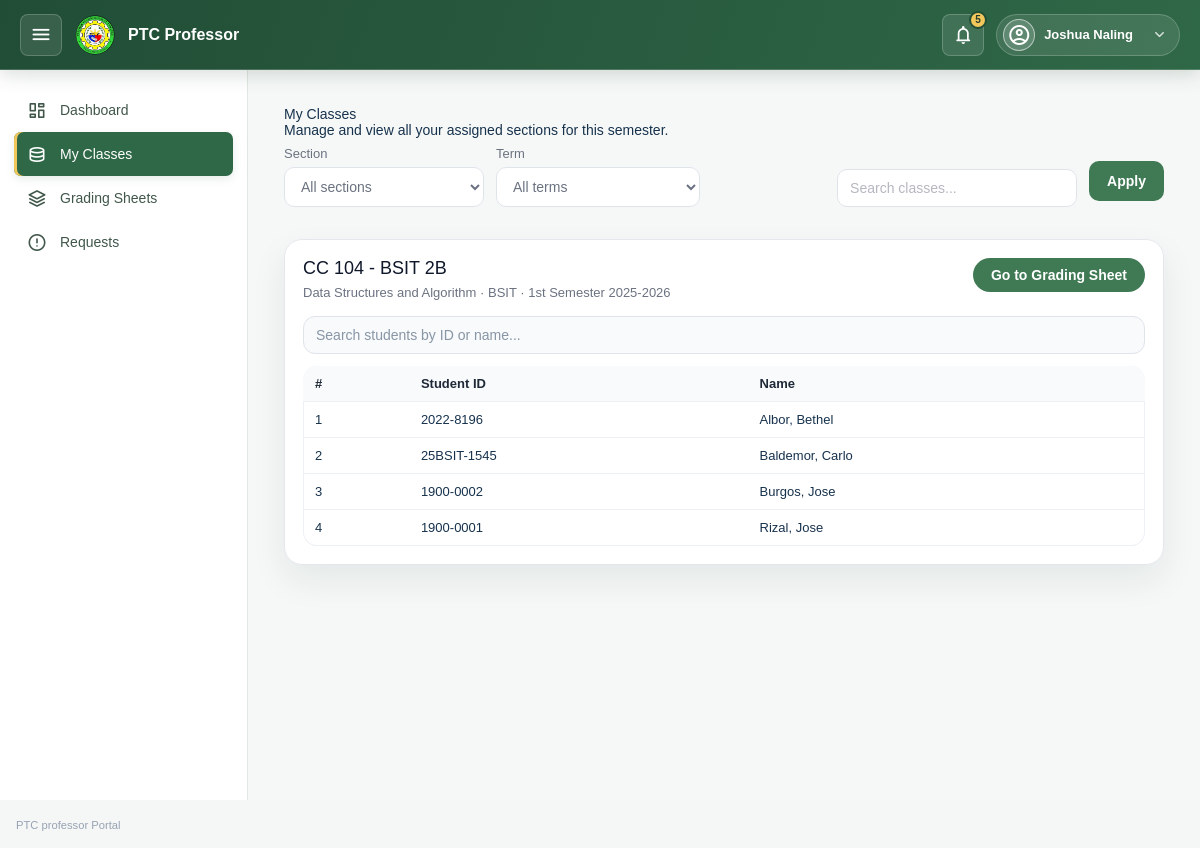
Screenshot of /professor/pages/my_sections.php (signed in) with the database file from the repository.
### tables this page shows
CREATE TABLE `section_subjects` (
  `id` int(11) NOT NULL,
  `section_id` int(11) NOT NULL,
  `subject_id` int(11) NOT NULL,
  `professor_id` int(11) DEFAULT NULL,
  `term_id` int(11) DEFAULT NULL,
  `created_at` datetime DEFAULT current_timestamp()
);

CREATE TABLE `subjects` (
  `id` int(11) NOT NULL,
  `subject_code` varchar(50) NOT NULL,
  `subject_title` varchar(200) NOT NULL,
  `units` decimal(3,1) DEFAULT 0.0,
  `description` text DEFAULT NULL,
  `course_id` int(11) DEFAULT NULL,
  `year_level` int(11) DEFAULT NULL,
  `term_id` int(11) DEFAULT NULL,
  `is_active` tinyint(1) DEFAULT 1,
  `created_at` datetime DEFAULT current_timestamp(),
  `updated_at` datetime DEFAULT current_timestamp() ON UPDATE current_timestamp()
);

CREATE TABLE `sections` (
  `id` int(11) NOT NULL,
  `section_name` varchar(100) NOT NULL,
  `is_active` tinyint(1) DEFAULT 1,
  `created_at` datetime DEFAULT current_timestamp(),
  `updated_at` datetime DEFAULT current_timestamp() ON UPDATE current_timestamp(),
  `year_level` enum('1','2','3','4') NOT NULL,
  `course_id` int(11) DEFAULT NULL,
  `term_id` int(11) DEFAULT NULL
);

CREATE TABLE `courses` (
  `id` int(11) NOT NULL,
  `code` varchar(50) DEFAULT NULL,
  `title` varchar(190) NOT NULL,
  `description` text DEFAULT NULL,
  `is_active` tinyint(1) DEFAULT 1
);

CREATE TABLE `terms` (
  `id` int(11) NOT NULL,
  `semester` enum('1','2') NOT NULL DEFAULT '1',
  `term_name` varchar(100) NOT NULL,
  `school_year` varchar(20) DEFAULT NULL,
  `start_date` date DEFAULT NULL,
  `end_date` date DEFAULT NULL,
  `is_active` tinyint(1) DEFAULT 1,
  `created_at` datetime DEFAULT current_timestamp(),
  `updated_at` datetime DEFAULT current_timestamp() ON UPDATE current_timestamp()
);

CREATE TABLE `section_students` (
  `id` int(11) NOT NULL,
  `section_id` int(11) NOT NULL,
  `student_id` int(11) NOT NULL,
  `created_at` datetime DEFAULT current_timestamp()
);

CREATE TABLE `students` (
  `id` int(11) NOT NULL,
  `user_id` int(11) DEFAULT NULL,
  `student_id` varchar(50) DEFAULT NULL,
  `ptc_email` varchar(150) DEFAULT NULL,
  `first_name` varchar(100) NOT NULL,
  `middle_name` varchar(100) DEFAULT NULL,
  `last_name` varchar(100) NOT NULL,
  `year_level` enum('1','2','3','4') NOT NULL,
  `section` varchar(50) DEFAULT NULL,
  `status` enum('Regular','Irregular','Inactive') NOT NULL DEFAULT 'Regular'
);

### professor/pages/my_sections.php (the view, shortened to what this page needs)
<?php
require_once '../includes/init.php';
$professor = requireProfessorRecord($pdo);
$professorId = (int)$professor['id'];
$search = trim($_GET['search'] ?? '');
$sql = "SELECT ss.id AS section_subject_id,
               ss.section_id,
               ss.term_id,
               sec.section_name,
               sec.year_level,
               c.code AS course_code,
               c.title AS course_title,
               sub.subject_code,
               sub.subject_title,
               t.term_name,
               gs.id AS grading_sheet_id
          FROM section_subjects ss
          JOIN sections sec ON sec.id = ss.section_id
     LEFT JOIN courses c ON c.id = sec.course_id
          JOIN subjects sub ON sub.id = ss.subject_id
     LEFT JOIN terms t ON t.id = ss.term_id
     LEFT JOIN grading_sheets gs ON gs.section_subject_id = ss.id
         WHERE ss.professor_id = :professor_id";
$params = [
    ':professor_id' => $professorId,
];
$sql .= ' ORDER BY sec.section_name, sub.subject_code';
$stmt = $pdo->prepare($sql);
$stmt->execute($params);
$assignments = $stmt->fetchAll(PDO::FETCH_ASSOC);
$studentsBySection = [];
if ($assignments) {
    $sectionIds = array_values(array_unique(array_map(static function ($row) {
        return (int)$row['section_id'];
    }, $assignments)));
    if ($sectionIds) {
        $placeholders = implode(',', array_fill(0, count($sectionIds), '?'));
        $studentsSql = "SELECT ss.section_id,
                               st.student_id AS student_number,
                               st.first_name,
                               st.last_name
                          FROM section_students ss
                          JOIN students st ON st.id = ss.student_id
                         WHERE ss.section_id IN ($placeholders)
                      ORDER BY st.last_name, st.first_name";
        $studentsStmt = $pdo->prepare($studentsSql);
        $studentsStmt->execute($sectionIds);
        while ($row = $studentsStmt->fetch(PDO::FETCH_ASSOC)) {
            $sectionId = (int)$row['section_id'];
            $studentsBySection[$sectionId][] = $row;
        }
    }
}
?>
<!DOCTYPE html>
<html lang="en">
<head>
    <link rel="stylesheet" href="../assets/css/professor.css?v=20260916.1">
</head>
<body>
<?php include '../includes/header.php'; ?>
<div class="layout">
    <?php include '../includes/sidebar.php'; ?>
    <main class="content">
    <div class="page-header">
      <h1>My Classes</h1>
      <p>Manage and view all your assigned sections for this semester.</p>
    </div>
        <form method="get" class="classes-filters">
            <div class="filter-group">
                <label class="filter-field">
                    <span>Section</span>
                    <select name="section_id">
                        <option value="0">All sections</option>
                    </select>
                </label>
                <label class="filter-field">
                    <span>Term</span>
                    <select name="term_id">
                        <option value="0">All terms</option>
                    </select>
                </label>
            </div>
            <div class="filter-group filter-group--actions">
                <label class="filter-field">
                    <input type="text" name="search" value="<?= htmlspecialchars($search); ?>" placeholder="Search classes...">
                </label>
                <button type="submit">Apply</button>
            </div>
        </form>
        <?php if (empty($assignments)): ?>
            <div class="empty-state-card">
                <p>No sections found for the selected filters.</p>
            </div>
        <?php else: ?>
            <div class="classes-grid">
                <?php foreach ($assignments as $assignment): ?>
                    <?php
                        $sectionId = (int)$assignment['section_id'];
                        $sectionSubjectId = (int)$assignment['section_subject_id'];
                        $students = $studentsBySection[$sectionId] ?? [];
                        $sheetId = isset($assignment['grading_sheet_id']) ? (int)$assignment['grading_sheet_id'] : 0;
                        $courseDisplay = $assignment['course_code'] ?: ($assignment['course_title'] ?? '');
                        $termDisplay = $assignment['term_name'] ?? 'Term not set';
                        $subjectCode = trim((string)($assignment['subject_code'] ?? ''));
                        $sectionLabel = trim((string)($assignment['section_name'] ?? ''));
                        $subjectTitle = trim((string)($assignment['subject_title'] ?? ''));
                        $metaParts = [];
                        if ($subjectTitle !== '') {
                            $metaParts[] = $subjectTitle;
                        }
                        if ($courseDisplay) {
                            $metaParts[] = $courseDisplay;
                        }
                        if ($termDisplay) {
                            $metaParts[] = $termDisplay;
                        }
                        if ($subjectCode && $sectionLabel) {
                            $cardTitle = $subjectCode . ' - ' . $sectionLabel;
                        } else {
                            $cardTitle = $subjectCode ?: $sectionLabel ?: 'Assigned Class';
                        }
                    ?>
                    <section class="class-card" data-section-id="<?= $sectionId; ?>" data-term-id="<?= (int)$assignment['term_id']; ?>">
                        <div class="class-card__header">
                            <div>
                                <p class="class-card__title"><?= htmlspecialchars($cardTitle); ?></p>
                                <?php if ($metaParts): ?>
                                    <p class="class-card__meta">
                                        <?php foreach ($metaParts as $metaIndex => $metaValue): ?>
                                            <?php if ($metaIndex > 0): ?>&middot; <?php endif; ?>
                                            <?= htmlspecialchars($metaValue); ?>
                                        <?php endforeach; ?>
                                    </p>
                                <?php endif; ?>
                            </div>
                            <?php if ($sheetId): ?>
                                <a class="btn btn-go-sheet" href="./grading_sheet.php?sheet_id=<?= $sheetId; ?>">Go to Grading Sheet</a>
                            <?php else: ?>
                                <span class="badge badge-muted">No grading sheet</span>
                            <?php endif; ?>
                        </div>
                        <div class="class-card__search">
                            <?php $searchId = 'student-search-' . $sectionSubjectId; ?>
                            <input
                                type="text"
                                id="<?= $searchId; ?>"
                                placeholder="Search students by ID or name..."
                                data-student-search-input="<?= $sectionSubjectId; ?>"
                            >
                        </div>
                        <div class="class-card__table">
                            <table data-students-table="<?= $sectionSubjectId; ?>">
                                <thead>
                                <tr>
                                    <th>#</th>
                                    <th>Student ID</th>
                                    <th>Name</th>
                                </tr>
                                </thead>
                                <tbody>
                                <?php if ($students): ?>
                                    <?php foreach ($students as $index => $student): ?>
                                        <?php
                                            $studentName = trim($student['last_name'] . ', ' . $student['first_name']);
                                        ?>
                                        <tr>
                                            <td><?= $index + 1; ?></td>
                                            <td><?= htmlspecialchars($student['student_number']); ?></td>
                                            <td><?= htmlspecialchars($studentName); ?></td>
                                        </tr>
                                    <?php endforeach; ?>
                                <?php else: ?>
                                    <tr class="empty-row">
                                        <td colspan="3">No enrolled students yet.</td>
                                    </tr>
                                <?php endif; ?>
                                </tbody>
                            </table>
                        </div>
                    </section>
                <?php endforeach; ?>
            </div>
        <?php endif; ?>
    </main>
</div>
</body>
<?php include '../includes/footer.php'; ?>
</html>

### professor/assets/css/professor.css (style rules this page uses)
:root { --bg:#0b200d; --panel:#123321; --ink:#e7eaf6; --muted:#98a2b3; --accent:#6ea8fe; --schoolcolor: #618A61; --background: #F9F9F9; --primarycolor: #2C3E50; }
* { box-sizing:border-box }
body { margin: 0; font-family: 'Arimo', sans-serif; font-size: 14px; font-style: normal; line-height: normal; background-color: var(--background); background-image: linear-gradient(rgba(249,249,249,0.90), rgba(249,249,249,0.90)), url('../../../admin/assets/images/ptcfront.png'); background-repeat: no-repeat; background-size: auto, cover; background-position: center center; background-attachment: scroll, fixed; color: var(--primarycolor); padding-top: 70px; }
.layout { display:grid; grid-template-columns:240px 1fr; min-height:calc(100vh - 54px) }
.content { padding:24px }
label { display:block; margin:8px 0 }
input,button { padding:10px 12px; border-radius:8px; border:1px solid #334 }
button { background:var(--schoolcolor); border-color:transparent; color:#0b1020; font-weight:600; cursor:pointer }
.class-card { background: #fff; padding: 18px; border-radius: 18px; border: 1px solid #e4e7ec; box-shadow: 0 15px 35px rgba(15, 25, 55, 0.08); position: relative; }
.classes-filters { display: flex; flex-wrap: wrap; gap: 16px; align-items: flex-end; margin-bottom: 24px; }
.filter-group { display: flex; flex-wrap: wrap; gap: 12px; }
.filter-group--actions { margin-left: auto; }
.filter-field { display: flex; flex-direction: column; gap: 6px; font-size: 13px; color: #6b7280; }
.filter-field select, .filter-field input { min-width: 200px; background: #fff; border: 1px solid #dfe3ea; border-radius: 10px; padding: 10px 12px; font-size: 14px; }
.filter-group--actions input { min-width: 240px; }
.filter-group--actions button { height: 40px; border-radius: 10px; border: none; background: var(--schoolcolor); color: #fff; font-weight: 600; padding: 0 18px; }
.classes-grid { display: grid; grid-template-columns: repeat(auto-fit, minmax(320px, 1fr)); gap: 18px; }
.class-card__header { display: flex; align-items: flex-start; justify-content: space-between; gap: 16px; margin-bottom: 16px; }
.class-card__title { font-size: 18px; color: #0f172a; margin: 0 0 6px; }
.class-card__meta { margin: 0; color: #6b7280; font-size: 13px; }
.class-card__search { margin-bottom: 12px; }
.class-card__search input { width: 100%; border: 1px solid #dfe3ea; border-radius: 12px; padding: 10px 12px; font-size: 14px; background: #f8fafc; }
.class-card__table table { width: 100%; border-collapse: collapse; border-radius: 14px; overflow: hidden; box-shadow: inset 0 0 0 1px #edf0f5; }
.class-card__table th, .class-card__table td { padding: 10px 12px; font-size: 13px; border-bottom: 1px solid #edf0f5; text-align: left; }
.class-card__table th { background: #f8fafc; font-weight: 600; color: #1f2937; }
.btn { display: inline-flex; align-items: center; justify-content: center; font-weight: 600; border-radius: 999px; padding: 9px 18px; text-decoration: none; border: none; cursor: pointer; }
.btn-go-sheet { background: var(--schoolcolor); color: #fff; white-space: nowrap; font-size: 14px; }
:root { --schoolcolor: #3f7a55; --schoolcolor-dark: #285a3d; --schoolcolor-soft: #eaf4ed; --background: #f4f7f5; --primarycolor: #17324d; --line: #dfe8e2; }
body { background-image: linear-gradient(rgba(244,247,245,.94), rgba(244,247,245,.94)), url('../../../admin/assets/images/ptcfront.png'); }
.layout { min-height: calc(100vh - 70px); background: rgba(255,255,255,.2); }
.content { min-width: 0; padding: clamp(22px, 3vw, 38px); }

### core/assets/portal-shell.css (style rules this page uses)
:root { --portal-green: #2f6847; --portal-green-dark: #214d36; --portal-green-soft: #eaf4ed; --portal-gold: #f1c75b; --portal-ink: #193329; --portal-muted: #65766c; --portal-line: #dfe8e2; --portal-header-height: 70px; --portal-sidebar-wide: 248px; --portal-sidebar-rail: 76px; }
.layout { grid-template-columns: var(--portal-sidebar-wide) minmax(0, 1fr); transition: grid-template-columns .22s ease; }
.content { min-width: 0; }

### rows the page displays
section_subjects: subject.section_name "CC 104 - BSIT 2B", subject.subject_title "Data Structures and Algorithm", courses.code "BSIT", term.term_name "1st Semester 2025-2026"
section_students: student.student_id "2022-8196", student.first_name "Albor, Bethel"
section_students: student.student_id "25BSIT-1545", student.first_name "Baldemor, Carlo"
section_students: student.student_id "1900-0002", student.first_name "Burgos, Jose"
section_students: student.student_id "1900-0001", student.first_name "Rizal, Jose"

### other values shown
$profUnreadCount "5"
currentUserName() "Joshua Naling"
